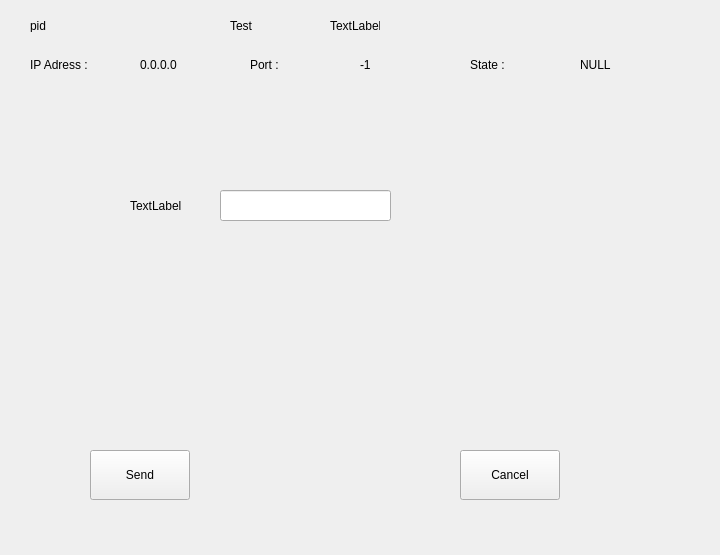
<?xml version="1.0" encoding="UTF-8"?>
<ui version="4.0">
 <class>productB</class>
 <widget class="QWidget" name="productB">
  <property name="geometry">
   <rect>
    <x>0</x>
    <y>0</y>
    <width>720</width>
    <height>555</height>
   </rect>
  </property>
  <property name="minimumSize">
   <size>
    <width>720</width>
    <height>555</height>
   </size>
  </property>
  <property name="maximumSize">
   <size>
    <width>720</width>
    <height>555</height>
   </size>
  </property>
  <property name="windowTitle">
   <string>Form</string>
  </property>
  <widget class="QLabel" name="IpLabel">
   <property name="geometry">
    <rect>
     <x>30</x>
     <y>40</y>
     <width>100</width>
     <height>50</height>
    </rect>
   </property>
   <property name="text">
    <string>IP Adress :</string>
   </property>
  </widget>
  <widget class="QLabel" name="IpText">
   <property name="geometry">
    <rect>
     <x>140</x>
     <y>40</y>
     <width>100</width>
     <height>50</height>
    </rect>
   </property>
   <property name="text">
    <string>0.0.0.0</string>
   </property>
  </widget>
  <widget class="QLabel" name="PortLabel">
   <property name="geometry">
    <rect>
     <x>250</x>
     <y>40</y>
     <width>100</width>
     <height>50</height>
    </rect>
   </property>
   <property name="text">
    <string>Port : </string>
   </property>
  </widget>
  <widget class="QLabel" name="PortText">
   <property name="geometry">
    <rect>
     <x>360</x>
     <y>40</y>
     <width>100</width>
     <height>50</height>
    </rect>
   </property>
   <property name="text">
    <string>-1</string>
   </property>
  </widget>
  <widget class="QLabel" name="StateLabel">
   <property name="geometry">
    <rect>
     <x>470</x>
     <y>40</y>
     <width>100</width>
     <height>50</height>
    </rect>
   </property>
   <property name="text">
    <string>State : </string>
   </property>
  </widget>
  <widget class="QLabel" name="StateText">
   <property name="geometry">
    <rect>
     <x>580</x>
     <y>40</y>
     <width>100</width>
     <height>50</height>
    </rect>
   </property>
   <property name="text">
    <string>NULL</string>
   </property>
  </widget>
  <widget class="QPushButton" name="SendButton">
   <property name="geometry">
    <rect>
     <x>90</x>
     <y>450</y>
     <width>100</width>
     <height>50</height>
    </rect>
   </property>
   <property name="text">
    <string>Send</string>
   </property>
  </widget>
  <widget class="QPushButton" name="CancelButton">
   <property name="geometry">
    <rect>
     <x>460</x>
     <y>450</y>
     <width>100</width>
     <height>50</height>
    </rect>
   </property>
   <property name="text">
    <string>Cancel</string>
   </property>
  </widget>
  <widget class="QLabel" name="PidLabel">
   <property name="geometry">
    <rect>
     <x>30</x>
     <y>20</y>
     <width>50</width>
     <height>12</height>
    </rect>
   </property>
   <property name="text">
    <string>pid</string>
   </property>
  </widget>
  <widget class="QLabel" name="PidText">
   <property name="geometry">
    <rect>
     <x>140</x>
     <y>20</y>
     <width>50</width>
     <height>12</height>
    </rect>
   </property>
   <property name="text">
    <string/>
   </property>
  </widget>
  <widget class="QLabel" name="TestLabel">
   <property name="geometry">
    <rect>
     <x>230</x>
     <y>20</y>
     <width>50</width>
     <height>12</height>
    </rect>
   </property>
   <property name="text">
    <string>Test</string>
   </property>
  </widget>
  <widget class="QLabel" name="TestLabel2">
   <property name="geometry">
    <rect>
     <x>330</x>
     <y>20</y>
     <width>50</width>
     <height>12</height>
    </rect>
   </property>
   <property name="text">
    <string>TextLabel</string>
   </property>
  </widget>
  <widget class="QLabel" name="label">
   <property name="geometry">
    <rect>
     <x>130</x>
     <y>190</y>
     <width>81</width>
     <height>31</height>
    </rect>
   </property>
   <property name="text">
    <string>TextLabel</string>
   </property>
  </widget>
  <widget class="QLineEdit" name="lineEdit">
   <property name="geometry">
    <rect>
     <x>220</x>
     <y>190</y>
     <width>171</width>
     <height>31</height>
    </rect>
   </property>
  </widget>
 </widget>
 <resources/>
 <connections/>
</ui>
